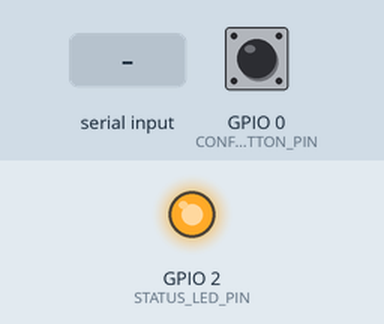
Simulated run of this sketch. Board: ESP32. Parts: output pins drawn as LEDs (lit = HIGH). Inputs (shaded band) come from the test bench; at power-on: GPIO 0 (CONFIG_BUTTON_PIN) HIGH. WiFi joins after 1.5 s; servers stay silent unless stated; EEPROM starts erased; what the sketch prints to the serial monitor is not drawn. At 10.2 s the program restarts the board; the recording ends there.

Above: at 4.9 s.
5.0 s: "CFG,\n" received over Serial
At 6.4 s:
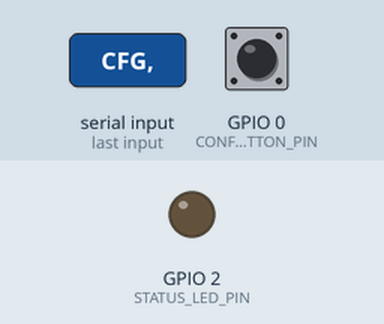
6.9 s: "CFG,\n" received over the second serial link
8.4 s: "CFG,SHOW\n" received over the second serial link
9.9 s: "CFG,WIFIRESET\n" received over Serial
Timing chart, 0 to 10.2 s (numbered marks = the images above; inputs shaded):
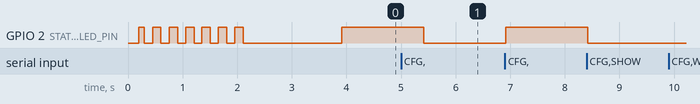

The sketch:

SmartHomeEsp32.ino
```cpp
// SmartHomeEsp32.ino
// ESP32 통신 게이트웨이
//  - PC 허브와 Wi-Fi TCP(기본) 또는 USB 시리얼(백업)로 줄 프로토콜을 주고받아요
//  - 명령(@...)은 Arduino로 중계하고, Arduino의 응답/센서값(#...)은 PC로 올려요
//  - 2초마다 #STATUS(Wi-Fi 신호, Arduino 응답 여부)를 보내요
// 규격: docs/protocol.md   배선: docs/wiring.md
//
// 필요한 라이브러리: WiFiManager (tzapu, 2.x)  ← 라이브러리 매니저에서 "WiFiManager" 검색
// 보드: ESP32 Dev Module (esp32 by Espressif 3.x)
//
// USB 시리얼 모니터(115200)에서 쓸 수 있는 설정 명령:
//   CFG,HUB,192.168.0.10,5001   허브 주소 바꾸기 (저장됨)
//   CFG,SHOW                    현재 설정 보기
//   CFG,WIFIRESET               저장된 Wi-Fi 지우고 재부팅 (설정 화면이 다시 열려요)

#include <WiFi.h>
#include <WiFiManager.h>
#include <Preferences.h>
#include <ArduinoOTA.h>
#include "config.h"
#include "line_buffer.h"

static Preferences prefs;
static WiFiClient hub;
static char hubIp[40] = DEFAULT_HUB_IP;
static uint16_t hubPort = DEFAULT_HUB_PORT;

static LineBuffer netBuf = {}, usbBuf = {}, ardBuf = {};

static unsigned long lastConnectTry = 0, lastHubRx = 0, lastStatus = 0;
static bool wasHubConnected = false;

#if BRIDGE_TO_ARDUINO
static unsigned long lastArduinoRx = 0;
static bool arduinoOnline = false;
#else
// ESP32 단독 테스트용 가상 장치
static bool simFan = false, simLight = false, simDoor = false;
static int simCurtain = 0;
static float simTemp = 24.0f, simHum = 45.0f, simLux = 420.0f;
static unsigned long lastSimSensor = 0;
#endif

// ───────────────────────── 출력 ─────────────────────────

// PC로 가는 줄은 연결된 통로(TCP, USB) 모두로 보내요. 허브가 지금 쓰는 통로만 골라서 읽어요.
static void sendToPc(const char* line) {
  if (hub.connected()) {
    hub.print(line);
    hub.print('\n');
  }
  Serial.print(line);
  Serial.print('\n');
}

// "//"로 시작하는 줄은 허브가 무시해요 (USB 시리얼 모니터용 디버그 출력)
static void debugLog(const char* msg) {
  Serial.print("// ");
  Serial.println(msg);
}

// ───────────────────────── 줄 단위 입력 ─────────────────────────

static void feed(LineBuffer& b, char c, LineHandler handler) {
  if (c == '\r') return;
  if (c == '\n') {
    b.data[b.len] = '\0';
    if (b.len > 0) handler(b.data);
    b.len = 0;
    return;
  }
  if (b.len < sizeof(b.data) - 1) b.data[b.len++] = c;
  else b.len = 0;  // 너무 긴 줄은 버려요
}

// "@17,FAN,ON" → id=17, dev="FAN"
static bool parseIdDevice(const char* line, int* id, char* dev, size_t devLen) {
  if (line[0] != '@') return false;
  *id = atoi(line + 1);
  const char* c1 = strchr(line, ',');
  if (!c1) return false;
  const char* c2 = strchr(c1 + 1, ',');
  size_t n = c2 ? (size_t)(c2 - c1 - 1) : strlen(c1 + 1);
  if (n >= devLen) n = devLen - 1;
  memcpy(dev, c1 + 1, n);
  dev[n] = '\0';
  for (size_t i = 0; i < n; i++) dev[i] = toupper((unsigned char)dev[i]);
  return true;
}

// ───────────────────────── 설정 저장 ─────────────────────────

static void loadConfig() {
  prefs.begin("smarthome", false);
  String ip = prefs.getString("hub_ip", DEFAULT_HUB_IP);
  strlcpy(hubIp, ip.c_str(), sizeof(hubIp));
  hubPort = prefs.getUShort("hub_port", DEFAULT_HUB_PORT);
}

static void saveHub(const char* ip, uint16_t port) {
  strlcpy(hubIp, ip, sizeof(hubIp));
  hubPort = port;
  prefs.putString("hub_ip", hubIp);
  prefs.putUShort("hub_port", hubPort);
  hub.stop();  // 새 주소로 다시 접속
  lastConnectTry = 0;
}

static void printConfig() {
  char msg[160];
  snprintf(msg, sizeof(msg), "id=%s hub=%s:%u wifi=%s ip=%s rssi=%d mode=%s",
           DEVICE_ID, hubIp, hubPort, WiFi.SSID().c_str(), WiFi.localIP().toString().c_str(),
           WiFi.RSSI(), BRIDGE_TO_ARDUINO ? "bridge" : "standalone");
  debugLog(msg);
}

// ───────────────────────── 명령 처리 ─────────────────────────

#if !BRIDGE_TO_ARDUINO
static void simulateCommand(const char* line) {
  int id;
  char dev[16];
  if (!parseIdDevice(line, &id, dev, sizeof(dev))) return;

  char reply[96];
  if (strcmp(dev, "PING") == 0) {
    snprintf(reply, sizeof(reply), "#STATE,FAN=%d,LIGHT=%d,CURTAIN=%d,DOOR=%d", simFan, simLight, simCurtain, simDoor);
    sendToPc(reply);
    return;
  }

  // 동작과 값 꺼내기: @id,DEV,ACT[,VAL]
  char act[12] = "";
  int val = -1;
  const char* c2 = strchr(strchr(line, ',') + 1, ',');
  if (c2) {
    const char* c3 = strchr(c2 + 1, ',');
    size_t n = c3 ? (size_t)(c3 - c2 - 1) : strlen(c2 + 1);
    if (n >= sizeof(act)) n = sizeof(act) - 1;
    memcpy(act, c2 + 1, n);
    act[n] = '\0';
    for (size_t i = 0; i < n; i++) act[i] = toupper((unsigned char)act[i]);
    if (c3) val = atoi(c3 + 1);
  }

  bool ok = true;
  char state[8];
  if (!strcmp(dev, "FAN") && (!strcmp(act, "ON") || !strcmp(act, "OFF"))) {
    simFan = !strcmp(act, "ON");
    strcpy(state, simFan ? "ON" : "OFF");
  } else if (!strcmp(dev, "LIGHT") && (!strcmp(act, "ON") || !strcmp(act, "OFF"))) {
    simLight = !strcmp(act, "ON");
    strcpy(state, simLight ? "ON" : "OFF");
  } else if (!strcmp(dev, "DOOR") && (!strcmp(act, "OPEN") || !strcmp(act, "CLOSE"))) {
    simDoor = !strcmp(act, "OPEN");
    strcpy(state, simDoor ? "OPEN" : "CLOSED");
  } else if (!strcmp(dev, "CURTAIN") && !strcmp(act, "SET") && val >= 0 && val <= 100) {
    simCurtain = val;
    snprintf(state, sizeof(state), "%d", val);
  } else {
    ok = false;
  }

  if (ok) snprintf(reply, sizeof(reply), "#ACK,%d,%s,%s", id, dev, state);
  else snprintf(reply, sizeof(reply), "#ERR,%d,%s,BAD_COMMAND", id, dev);
  sendToPc(reply);
}

static void simulateSensors() {
  if (millis() - lastSimSensor < 1000) return;
  lastSimSensor = millis();
  simTemp = constrain(simTemp + (random(-10, 11) / 100.0f) + (simFan ? -0.04f : 0.02f), 18.0f, 32.0f);
  simHum = constrain(simHum + (random(-30, 31) / 100.0f) + (simFan ? -0.08f : 0.03f), 30.0f, 80.0f);
  simLux = constrain(simLux + random(-12, 13), 50.0f, 1000.0f);
  char line[80];
  snprintf(line, sizeof(line), "#SENS,T=%.1f,H=%.1f,L=%.0f,IR=0", simTemp, simHum, simLux);
  sendToPc(line);
}
#endif

// PC(TCP 또는 USB)에서 온 줄
static void handlePcLine(const char* line) {
  if (line[0] != '@') return;  // PC는 @로 시작하는 명령만 보내요
#if BRIDGE_TO_ARDUINO
  Serial2.print(line);
  Serial2.print('\n');
  if (!arduinoOnline) {
    // Arduino가 응답이 없으면 PC가 2초 기다리지 않게 바로 알려줘요 (PING은 STATUS가 대신함)
    int id;
    char dev[16];
    if (parseIdDevice(line, &id, dev, sizeof(dev)) && id != 0) {
      char reply[64];
      snprintf(reply, sizeof(reply), "#ERR,%d,%s,NO_ARDUINO", id, dev);
      sendToPc(reply);
    }
  }
#else
  simulateCommand(line);
#endif
}

// USB 시리얼에서 온 줄: 설정 명령(CFG,...) 또는 PC 명령
static void handleUsbLine(const char* line) {
  if (strncmp(line, "CFG,", 4) != 0) {
    handlePcLine(line);
    return;
  }
  if (!strcmp(line, "CFG,SHOW")) {
    printConfig();
  } else if (!strcmp(line, "CFG,WIFIRESET")) {
    debugLog("Wi-Fi 설정을 지우고 재부팅해요");
    WiFiManager wm;
    wm.resetSettings();
    delay(300);
    ESP.restart();
  } else if (!strncmp(line, "CFG,HUB,", 8)) {
    char ip[40];
    strlcpy(ip, line + 8, sizeof(ip));
    uint16_t port = hubPort;
    char* comma = strchr(ip, ',');
    if (comma) {
      *comma = '\0';
      port = (uint16_t)atoi(comma + 1);
    }
    saveHub(ip, port);
    printConfig();
  } else {
    debugLog("모르는 설정 명령. CFG,SHOW / CFG,HUB,ip,port / CFG,WIFIRESET");
  }
}

#if BRIDGE_TO_ARDUINO
// Arduino에서 온 줄: #으로 시작하면 PC로 올리고, 나머지(디버그 출력)는 USB로만
static void handleArduinoLine(const char* line) {
  lastArduinoRx = millis();
  if (line[0] == '#') {
    sendToPc(line);
  } else {
    Serial.print("// arduino: ");
    Serial.println(line);
  }
}
#endif

// ───────────────────────── Wi-Fi / 허브 연결 ─────────────────────────

static bool configButtonPressed() {
  // BOOT 버튼은 전원 켤 때 누르고 있으면 다운로드 모드로 들어가서, 부팅 직후 잠깐 동안만 확인해요
  unsigned long start = millis();
  while (millis() - start < CONFIG_WINDOW_MS) {
    digitalWrite(STATUS_LED_PIN, (millis() / 150) % 2);
    if (digitalRead(CONFIG_BUTTON_PIN) == LOW) return true;
    delay(10);
  }
  return false;
}

static void setupWifi() {
  WiFi.mode(WIFI_STA);
  WiFiManager wm;

  if (configButtonPressed()) {
    debugLog("BOOT 버튼 눌림: 저장된 Wi-Fi를 지우고 설정 화면을 열어요");
    wm.resetSettings();
  }

  char portStr[8];
  snprintf(portStr, sizeof(portStr), "%u", hubPort);
  WiFiManagerParameter pHub("hub_ip", "PC hub IP", hubIp, sizeof(hubIp) - 1);
  WiFiManagerParameter pPort("hub_port", "PC hub port", portStr, 6);
  wm.addParameter(&pHub);
  wm.addParameter(&pPort);
  wm.setConfigPortalTimeout(PORTAL_TIMEOUT_S);
  wm.setConnectTimeout(20);

  debugLog("Wi-Fi 연결 중 (실패하면 '" SETUP_AP_NAME "' 설정 화면이 열려요)");
  if (!wm.autoConnect(SETUP_AP_NAME, SETUP_AP_PASSWORD)) {
    debugLog("Wi-Fi 설정 시간 초과, 재부팅");
    delay(500);
    ESP.restart();
  }

  // 설정 화면에서 허브 주소를 바꿨으면 저장
  uint16_t newPort = (uint16_t)atoi(pPort.getValue());
  if (strcmp(pHub.getValue(), hubIp) != 0 || (newPort != 0 && newPort != hubPort)) {
    saveHub(pHub.getValue(), newPort != 0 ? newPort : hubPort);
  }

  WiFi.setSleep(false);  // 절전을 끄면 명령 응답 지연이 줄어요 (전류는 조금 늘어요)
  WiFi.setAutoReconnect(true);
}

static void setupOta() {
  ArduinoOTA.setHostname(OTA_HOSTNAME);
  ArduinoOTA.setPassword(OTA_PASSWORD);
  ArduinoOTA.onStart([]() { debugLog("OTA 업로드 시작"); });
  ArduinoOTA.onError([](ota_error_t e) {
    char msg[40];
    snprintf(msg, sizeof(msg), "OTA 오류 %u", (unsigned)e);
    debugLog(msg);
  });
  ArduinoOTA.begin();
}

static void maintainHub() {
  if (WiFi.status() != WL_CONNECTED) {
    if (hub.connected()) hub.stop();
    return;
  }

  if (!hub.connected()) {
    if (wasHubConnected) {
      wasHubConnected = false;
      debugLog("허브 연결 끊김");
    }
    if (millis() - lastConnectTry < RECONNECT_MS) return;
    lastConnectTry = millis();
    if (hub.connect(hubIp, hubPort, 1500)) {
      hub.setNoDelay(true);
      char hello[96];
      snprintf(hello, sizeof(hello), "#HELLO,%s,%s", DEVICE_ID, HUB_TOKEN);
      hub.print(hello);
      hub.print('\n');
      lastHubRx = millis();
      lastStatus = 0;  // 바로 STATUS도 보내요
      wasHubConnected = true;
      debugLog("허브 접속");
    }
    return;
  }

  while (hub.available()) {
    lastHubRx = millis();
    feed(netBuf, (char)hub.read(), handlePcLine);
  }
  if (millis() - lastHubRx > HUB_SILENCE_MS) {
    debugLog("허브 응답 없음, 다시 접속");
    hub.stop();
  }
}

static void sendStatus() {
  if (millis() - lastStatus < STATUS_INTERVAL_MS) return;
  lastStatus = millis();
  char line[96];
#if BRIDGE_TO_ARDUINO
  snprintf(line, sizeof(line), "#STATUS,ARDUINO=%d,RSSI=%d,UP=%lu", arduinoOnline ? 1 : 0, (int)WiFi.RSSI(), millis() / 1000);
#else
  snprintf(line, sizeof(line), "#STATUS,ARDUINO=1,SIM=1,RSSI=%d,UP=%lu", (int)WiFi.RSSI(), millis() / 1000);
#endif
  sendToPc(line);
}

// ───────────────────────── setup / loop ─────────────────────────

void setup() {
  Serial.begin(115200);
  pinMode(STATUS_LED_PIN, OUTPUT);
  pinMode(CONFIG_BUTTON_PIN, INPUT_PULLUP);
#if BRIDGE_TO_ARDUINO
  Serial2.begin(ARDUINO_BAUD, SERIAL_8N1, ARDUINO_RX_PIN, ARDUINO_TX_PIN);
#endif
  delay(200);
  debugLog("SmartHome ESP32 시작");

  loadConfig();
  setupWifi();
  setupOta();
  printConfig();
}

void loop() {
  ArduinoOTA.handle();
  maintainHub();

  while (Serial.available()) feed(usbBuf, (char)Serial.read(), handleUsbLine);

#if BRIDGE_TO_ARDUINO
  while (Serial2.available()) feed(ardBuf, (char)Serial2.read(), handleArduinoLine);
  bool online = lastArduinoRx != 0 && millis() - lastArduinoRx < ARDUINO_SILENCE_MS;
  if (online != arduinoOnline) {
    arduinoOnline = online;
    debugLog(online ? "Arduino 연결됨" : "Arduino 응답 없음");
    lastStatus = 0;  // 바뀌면 바로 알려요
  }
#else
  simulateSensors();
#endif

  sendStatus();
  digitalWrite(STATUS_LED_PIN, hub.connected() ? HIGH : LOW);
  delay(1);
}
```

line_buffer.h
```cpp
// 줄 단위 입력 버퍼 타입.
// Arduino 빌드는 .ino의 함수 선언을 파일 맨 위로 자동으로 끌어올려서,
// 그 선언에 쓰이는 타입은 이렇게 헤더에 따로 둬야 해요.
#pragma once
#include <stddef.h>

struct LineBuffer {
  char data[160];
  size_t len;
};

typedef void (*LineHandler)(const char* line);
```

config.h
```cpp
// ESP32 펌웨어 설정. 필요한 값만 바꾸면 돼요.
#pragma once

// ── 허브 접속 ─────────────────────────────────────────────
#define DEVICE_ID           "esp32-01"
#define HUB_TOKEN           "change-me"      // PC 허브 hubsettings.json의 Token과 같아야 해요
#define DEFAULT_HUB_IP      "192.168.0.10"   // 처음 값. 설정 화면이나 USB 명령으로 바꿀 수 있어요
#define DEFAULT_HUB_PORT    5001

// ── Wi-Fi 설정 화면 (WiFiManager) ─────────────────────────
// 저장된 Wi-Fi에 못 붙으면 ESP32가 이 이름의 Wi-Fi를 열어요. 폰으로 접속해서 SSID/비밀번호/허브 IP 입력
#define SETUP_AP_NAME       "SmartHome-Setup"
#define SETUP_AP_PASSWORD   "smarthome"      // 8자 이상
#define PORTAL_TIMEOUT_S    180              // 3분 동안 설정이 없으면 재부팅해서 다시 시도

// ── 무선 업로드 (OTA) ─────────────────────────────────────
#define OTA_HOSTNAME        "smarthome-esp32"
#define OTA_PASSWORD        "smarthome-ota"

// ── 동작 모드 ─────────────────────────────────────────────
// 1: 명령을 Arduino로 중계 (실제 구성)
// 0: ESP32 단독 테스트. Arduino 없이 가상 장치처럼 ACK와 센서값을 만들어요
#ifndef BRIDGE_TO_ARDUINO
#define BRIDGE_TO_ARDUINO   1
#endif

// ── Arduino 연결 (UART2) ──────────────────────────────────
// ESP32 GPIO17(TX2) → Arduino RX(D4)       : 3.3V 신호, 그대로 연결 가능
// ESP32 GPIO16(RX2) ← Arduino TX(D5)       : 5V 신호! 분압 저항(예: 1kΩ/2kΩ)이나 레벨 시프터 필수
// GND끼리 반드시 연결
#define ARDUINO_RX_PIN      16
#define ARDUINO_TX_PIN      17
#define ARDUINO_BAUD        9600
#define ARDUINO_SILENCE_MS  3000             // 이 시간 동안 Arduino에서 아무 줄도 없으면 '응답 없음'

// ── 기타 ──────────────────────────────────────────────────
#define STATUS_LED_PIN      2                // 보드 LED: 허브 연결 시 켜짐 (보드마다 다를 수 있어요)
#define CONFIG_BUTTON_PIN   0                // BOOT 버튼
#define CONFIG_WINDOW_MS    2000             // 부팅 직후 이 시간 안에 BOOT를 누르면 Wi-Fi 설정 초기화
#define RECONNECT_MS        3000             // 허브 재접속 간격
#define HUB_SILENCE_MS      15000            // 허브에서 이 시간 동안 아무것도 없으면 재접속
#define STATUS_INTERVAL_MS  2000             // #STATUS 보내는 간격 (허브의 생존 확인용)
```

Measured:
- after the input at 9.9 s, every drawn part: stays the same
